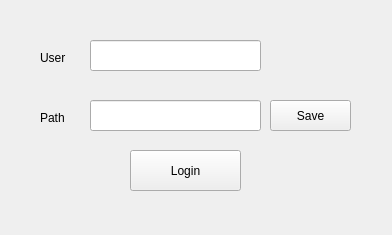
<?xml version="1.0" encoding="UTF-8"?>
<ui version="4.0">
 <class>Form</class>
 <widget class="QWidget" name="Form">
  <property name="geometry">
   <rect>
    <x>0</x>
    <y>0</y>
    <width>392</width>
    <height>235</height>
   </rect>
  </property>
  <property name="windowTitle">
   <string>Form</string>
  </property>
  <widget class="QLineEdit" name="lineEdit_User">
   <property name="geometry">
    <rect>
     <x>90</x>
     <y>40</y>
     <width>171</width>
     <height>31</height>
    </rect>
   </property>
  </widget>
  <widget class="QLabel" name="label">
   <property name="geometry">
    <rect>
     <x>40</x>
     <y>50</y>
     <width>72</width>
     <height>15</height>
    </rect>
   </property>
   <property name="text">
    <string>User</string>
   </property>
  </widget>
  <widget class="QPushButton" name="pushButton_Login">
   <property name="geometry">
    <rect>
     <x>130</x>
     <y>150</y>
     <width>111</width>
     <height>41</height>
    </rect>
   </property>
   <property name="text">
    <string>Login</string>
   </property>
  </widget>
  <widget class="QLineEdit" name="lineEdit_Path">
   <property name="geometry">
    <rect>
     <x>90</x>
     <y>100</y>
     <width>171</width>
     <height>31</height>
    </rect>
   </property>
  </widget>
  <widget class="QLabel" name="label_2">
   <property name="geometry">
    <rect>
     <x>40</x>
     <y>110</y>
     <width>72</width>
     <height>15</height>
    </rect>
   </property>
   <property name="text">
    <string>Path</string>
   </property>
  </widget>
  <widget class="QPushButton" name="pushButton_Save">
   <property name="geometry">
    <rect>
     <x>270</x>
     <y>100</y>
     <width>81</width>
     <height>31</height>
    </rect>
   </property>
   <property name="text">
    <string>Save</string>
   </property>
  </widget>
 </widget>
 <resources/>
 <connections/>
</ui>
